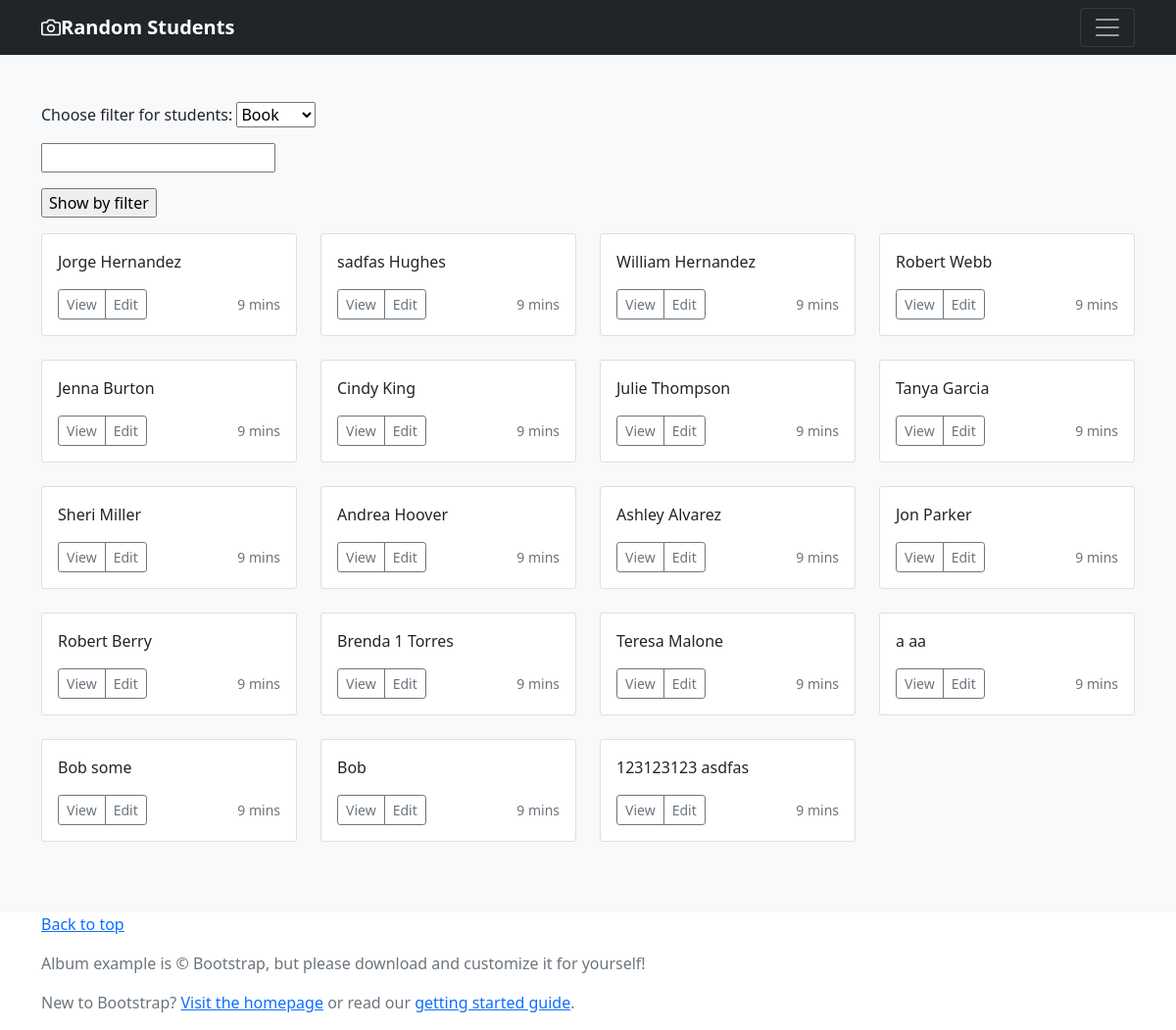
/students_list/, run on the app's committed database.
### homepage/models.py (models this page shows)
class Student(models.Model):
    id = models.IntegerField(primary_key=True)
    name = models.CharField(max_length=100)
    social_url = models.CharField(max_length=200, null=True, blank=True)
    surname = models.CharField(max_length=100, blank=True)
    age = models.IntegerField(null=True, blank=True)
    sex = models.CharField(max_length=100, blank=True)
    address = models.CharField(max_length=100, blank=True)
    description = models.TextField(max_length=100, blank=True)
    birthday = models.CharField(max_length=100, blank=True)
    email = models.CharField(max_length=100, blank=True)
    is_active = models.CharField(max_length=100, null=True)
    normalized_name = models.CharField(max_length=100, null=True)
    subject = models.ForeignKey('homepage.Subject', on_delete=models.SET_NULL,
                                null=True)
    book = models.OneToOneField('homepage.Book', on_delete=models.CASCADE,
                                null=True)

### homepage/views.py (the view, shortened to what this page needs)
# urls.py: path('students_list/', views.StudentListView.as_view(),
@method_decorator(cache_page(settings.CACHE_TTL), name='dispatch')
class StudentListView(View):
    template_name = 'students_list.html'
    def get(self, request):
        students = Student.objects.all()
        cache_value = cache.get('student_list')
        if not cache_value:
            cache.set('student_list', students)
        return render(request, self.template_name, {'students': students})

### homepage/templates/students_list.html (shortened to what this page needs)
{% extends "base.html" %}
{% block body %}
<div class="album py-5 bg-light">
    <div class="container">
        <form method="POST" action="{% url 'homepage:students_list'%}">
            <p> Choose filter for students:
                <select name="filter_by">
                    <option selected value="filter_by_book">Book</option>
                </select>
            <p>
                <input maxlength="50" size="20" onfocus="this.value=''" name="text_form">
            </p>
            </p>
            <p><input type="submit" value="Show by filter" name="filter_button"></p>
        </form>
        <div class="row">
            {% for student in students %}
            <div class="col-md-3">
                <div class="card mb-4 box-shadow">
                    <div class="card-body">
                        <p class="card-text">
                            {{ student.name }}
                            {{ student.surname }}
                        </p>
                        <div class="d-flex justify-content-between align-items-center">
                            <div class="btn-group">
                                <button type="button" class="btn btn-sm btn-outline-secondary">View</button>
                                <a type="button" class="btn btn-sm btn-outline-secondary"
                                   href="{% url 'homepage:edit_student' id=student.id %}">Edit</a></div>
                            <small class="text-muted">9 mins</small>
                        </div>
                    </div>
                </div>
            </div>
            {% endfor %}
        </div>
    </div>
</div>
{% endblock %}

### homepage/templates/base.html (shortened to what this page needs)
<!DOCTYPE html>
<html lang="en">
<head>
    <link href="https://cdn.jsdelivr.net/npm/bootstrap@5.0.0-beta1/dist/css/bootstrap.min.css" rel="stylesheet"
>
</head>
<header>
    <div class="navbar navbar-dark bg-dark box-shadow">
        <div class="container d-flex justify-content-between">
            <a href="{% url 'homepage:home' %}" class="navbar-brand d-flex align-items-center">
                <strong>Random Students</strong>
            </a>
            <button class="navbar-toggler" type="button" data-toggle="collapse" data-target="#navbarHeader"
                    aria-controls="navbarHeader" aria-expanded="false" aria-label="Toggle navigation">
                <span class="navbar-toggler-icon"></span>
            </button>
        </div>
    </div>
</header>
<body>
{% block body %}
{% endblock %}
<footer class="text-muted">
    <div class="container">
        <p class="float-right">
            <a href="#">Back to top</a>
        </p>
        <p>Album example is &copy; Bootstrap, but please download and customize it for yourself!</p>
        <p>New to Bootstrap? <a href="../../">Visit the homepage</a> or read our <a href="../../getting-started/">getting
            started guide</a>.</p>
    </div>
</footer>
</body>
</html>

### data on the page
Student: name "Jorge", surname "Hernandez"
Student: name "sadfas", surname "Hughes"
Student: name "William", surname "Hernandez"
Student: name "Robert", surname "Webb"
Student: name "Jenna", surname "Burton"
Student: name "Cindy", surname "King"
Student: name "Julie", surname "Thompson"
Student: name "Tanya", surname "Garcia"
Student: name "Sheri", surname "Miller"
Student: name "Andrea", surname "Hoover"
Student: name "Ashley", surname "Alvarez"
Student: name "Jon", surname "Parker"
Student: name "Robert", surname "Berry"
Student: name "Brenda 1", surname "Torres"
Student: name "Teresa", surname "Malone"
Student: name "a", surname "aa"
Student: name "Bob", surname "some"
Student: name "Bob"
Student: name "123123123", surname "asdfas"
